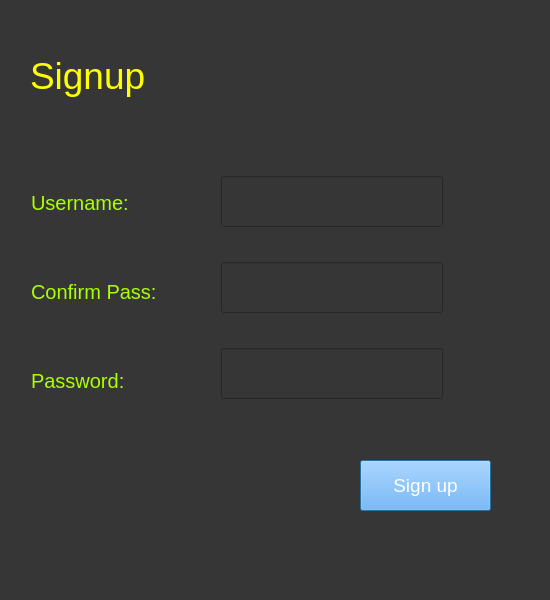
<?xml version="1.0" encoding="UTF-8"?>
<ui version="4.0">
 <class>Dialog</class>
 <widget class="QDialog" name="Dialog">
  <property name="geometry">
   <rect>
    <x>0</x>
    <y>0</y>
    <width>550</width>
    <height>600</height>
   </rect>
  </property>
  <property name="windowTitle">
   <string>mainwindow</string>
  </property>
  <property name="autoFillBackground">
   <bool>false</bool>
  </property>
  <property name="styleSheet">
   <string notr="true">background-color: rgb(170, 170, 255);
background-color: rgb(54, 54, 54);</string>
  </property>
  <property name="sizeGripEnabled">
   <bool>true</bool>
  </property>
  <widget class="QLabel" name="sglabel">
   <property name="geometry">
    <rect>
     <x>30</x>
     <y>30</y>
     <width>141</width>
     <height>91</height>
    </rect>
   </property>
   <property name="styleSheet">
    <string notr="true">color:rgb(255, 255, 0);
 font-size:28pt</string>
   </property>
   <property name="text">
    <string>Signup</string>
   </property>
  </widget>
  <widget class="QLineEdit" name="username">
   <property name="geometry">
    <rect>
     <x>221</x>
     <y>176</y>
     <width>222</width>
     <height>51</height>
    </rect>
   </property>
   <property name="styleSheet">
    <string notr="true">font-size:14pt;color:rgb(209, 209, 209)</string>
   </property>
   <property name="text">
    <string/>
   </property>
  </widget>
  <widget class="QLineEdit" name="password">
   <property name="geometry">
    <rect>
     <x>221</x>
     <y>262</y>
     <width>222</width>
     <height>51</height>
    </rect>
   </property>
   <property name="styleSheet">
    <string notr="true">font-size:14pt;color:rgb(209, 209, 209)</string>
   </property>
   <property name="text">
    <string/>
   </property>
  </widget>
  <widget class="QPushButton" name="signupbutton">
   <property name="geometry">
    <rect>
     <x>360</x>
     <y>460</y>
     <width>131</width>
     <height>51</height>
    </rect>
   </property>
   <property name="styleSheet">
    <string notr="true">background-color:rgb(85, 170, 255);
font-size:14pt; color:rgb(255, 255, 255)</string>
   </property>
   <property name="text">
    <string>Sign up</string>
   </property>
  </widget>
  <widget class="QLineEdit" name="confirmpass">
   <property name="geometry">
    <rect>
     <x>221</x>
     <y>348</y>
     <width>222</width>
     <height>51</height>
    </rect>
   </property>
   <property name="styleSheet">
    <string notr="true">font-size:14pt;color:rgb(209, 209, 209)</string>
   </property>
   <property name="text">
    <string/>
   </property>
  </widget>
  <widget class="QWidget" name="layoutWidget">
   <property name="geometry">
    <rect>
     <x>31</x>
     <y>161</y>
     <width>155</width>
     <height>261</height>
    </rect>
   </property>
   <layout class="QVBoxLayout" name="verticalLayout">
    <item>
     <widget class="QLabel" name="label_2">
      <property name="styleSheet">
       <string notr="true">font-size:15pt; color:rgb(170, 255, 0)</string>
      </property>
      <property name="text">
       <string>Username:</string>
      </property>
     </widget>
    </item>
    <item>
     <widget class="QLabel" name="label_4">
      <property name="styleSheet">
       <string notr="true">font-size:15pt; color:rgb(170, 255, 0)</string>
      </property>
      <property name="text">
       <string>Confirm Pass:</string>
      </property>
     </widget>
    </item>
    <item>
     <widget class="QLabel" name="label_3">
      <property name="styleSheet">
       <string notr="true">font-size:15pt; color:rgb(170, 255, 0)</string>
      </property>
      <property name="text">
       <string>Password:</string>
      </property>
     </widget>
    </item>
   </layout>
  </widget>
 </widget>
 <resources/>
 <connections/>
</ui>
